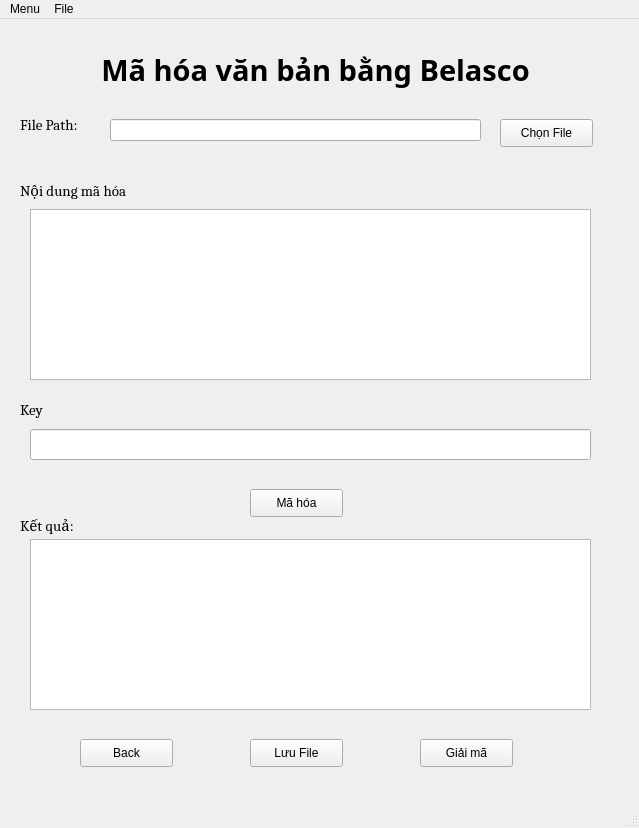
<?xml version="1.0" encoding="UTF-8"?>
<ui version="4.0">
 <class>MainWindow</class>
 <widget class="QMainWindow" name="MainWindow">
  <property name="geometry">
   <rect>
    <x>0</x>
    <y>0</y>
    <width>639</width>
    <height>828</height>
   </rect>
  </property>
  <property name="windowTitle">
   <string>MainWindow</string>
  </property>
  <widget class="QWidget" name="centralwidget">
   <widget class="QLabel" name="label">
    <property name="geometry">
     <rect>
      <x>60</x>
      <y>0</y>
      <width>511</width>
      <height>101</height>
     </rect>
    </property>
    <property name="font">
     <font>
      <family>Sitka Heading Semibold</family>
      <pointsize>22</pointsize>
      <weight>75</weight>
      <bold>true</bold>
     </font>
    </property>
    <property name="text">
     <string>Mã hóa văn bản bằng Belasco</string>
    </property>
    <property name="alignment">
     <set>Qt::AlignCenter</set>
    </property>
   </widget>
   <widget class="QLabel" name="label_2">
    <property name="geometry">
     <rect>
      <x>20</x>
      <y>90</y>
      <width>81</width>
      <height>31</height>
     </rect>
    </property>
    <property name="font">
     <font>
      <family>Cambria</family>
      <pointsize>11</pointsize>
      <weight>50</weight>
      <bold>false</bold>
     </font>
    </property>
    <property name="text">
     <string>File Path:</string>
    </property>
   </widget>
   <widget class="QLineEdit" name="EdtPath">
    <property name="geometry">
     <rect>
      <x>110</x>
      <y>100</y>
      <width>371</width>
      <height>22</height>
     </rect>
    </property>
   </widget>
   <widget class="QPushButton" name="btnChonFile">
    <property name="geometry">
     <rect>
      <x>500</x>
      <y>100</y>
      <width>93</width>
      <height>28</height>
     </rect>
    </property>
    <property name="font">
     <font>
      <pointsize>9</pointsize>
     </font>
    </property>
    <property name="text">
     <string>Chọn File</string>
    </property>
   </widget>
   <widget class="QLabel" name="label_3">
    <property name="geometry">
     <rect>
      <x>20</x>
      <y>150</y>
      <width>171</width>
      <height>41</height>
     </rect>
    </property>
    <property name="font">
     <font>
      <family>Cambria</family>
      <pointsize>11</pointsize>
      <weight>50</weight>
      <bold>false</bold>
     </font>
    </property>
    <property name="text">
     <string>Nội dung mã hóa</string>
    </property>
   </widget>
   <widget class="QPushButton" name="btnMaHoaBelasco">
    <property name="geometry">
     <rect>
      <x>250</x>
      <y>470</y>
      <width>93</width>
      <height>28</height>
     </rect>
    </property>
    <property name="font">
     <font>
      <pointsize>9</pointsize>
     </font>
    </property>
    <property name="text">
     <string>Mã hóa</string>
    </property>
   </widget>
   <widget class="QLabel" name="label_4">
    <property name="geometry">
     <rect>
      <x>20</x>
      <y>490</y>
      <width>141</width>
      <height>31</height>
     </rect>
    </property>
    <property name="font">
     <font>
      <family>Cambria</family>
      <pointsize>11</pointsize>
      <weight>50</weight>
      <bold>false</bold>
     </font>
    </property>
    <property name="text">
     <string>Kết quả:</string>
    </property>
   </widget>
   <widget class="QPushButton" name="btnSave">
    <property name="geometry">
     <rect>
      <x>250</x>
      <y>720</y>
      <width>93</width>
      <height>28</height>
     </rect>
    </property>
    <property name="font">
     <font>
      <pointsize>9</pointsize>
     </font>
    </property>
    <property name="text">
     <string>Lưu File</string>
    </property>
   </widget>
   <widget class="QPushButton" name="btnBack">
    <property name="geometry">
     <rect>
      <x>80</x>
      <y>720</y>
      <width>93</width>
      <height>28</height>
     </rect>
    </property>
    <property name="font">
     <font>
      <pointsize>9</pointsize>
     </font>
    </property>
    <property name="text">
     <string>Back</string>
    </property>
   </widget>
   <widget class="QPushButton" name="btnGiaiMaBelasco">
    <property name="geometry">
     <rect>
      <x>420</x>
      <y>720</y>
      <width>93</width>
      <height>28</height>
     </rect>
    </property>
    <property name="font">
     <font>
      <pointsize>9</pointsize>
     </font>
    </property>
    <property name="text">
     <string>Giải mã</string>
    </property>
   </widget>
   <widget class="QTextEdit" name="result">
    <property name="geometry">
     <rect>
      <x>30</x>
      <y>520</y>
      <width>561</width>
      <height>171</height>
     </rect>
    </property>
   </widget>
   <widget class="QLabel" name="label_5">
    <property name="geometry">
     <rect>
      <x>20</x>
      <y>370</y>
      <width>41</width>
      <height>41</height>
     </rect>
    </property>
    <property name="font">
     <font>
      <family>Cambria</family>
      <pointsize>11</pointsize>
      <weight>50</weight>
      <bold>false</bold>
     </font>
    </property>
    <property name="text">
     <string>Key</string>
    </property>
   </widget>
   <widget class="QLineEdit" name="lineEdit">
    <property name="geometry">
     <rect>
      <x>30</x>
      <y>410</y>
      <width>561</width>
      <height>31</height>
     </rect>
    </property>
   </widget>
   <widget class="QTextEdit" name="input">
    <property name="geometry">
     <rect>
      <x>30</x>
      <y>190</y>
      <width>561</width>
      <height>171</height>
     </rect>
    </property>
   </widget>
  </widget>
  <widget class="QMenuBar" name="menubar">
   <property name="geometry">
    <rect>
     <x>0</x>
     <y>0</y>
     <width>639</width>
     <height>26</height>
    </rect>
   </property>
   <widget class="QMenu" name="menuFile">
    <property name="title">
     <string>File</string>
    </property>
    <addaction name="actionOpen_File"/>
    <addaction name="actionSave_File"/>
    <addaction name="separator"/>
   </widget>
   <widget class="QMenu" name="menuMenu">
    <property name="title">
     <string>Menu</string>
    </property>
    <addaction name="actionMa_Hoa"/>
    <addaction name="actionGiai_Ma"/>
    <addaction name="separator"/>
    <addaction name="actionExit_2"/>
   </widget>
   <addaction name="menuMenu"/>
   <addaction name="menuFile"/>
  </widget>
  <widget class="QStatusBar" name="statusbar"/>
  <action name="actionOpen_File">
   <property name="text">
    <string>Open File</string>
   </property>
  </action>
  <action name="actionSave_File">
   <property name="text">
    <string>Save File</string>
   </property>
  </action>
  <action name="actionExit">
   <property name="text">
    <string>Exit</string>
   </property>
  </action>
  <action name="actionMa_Hoa">
   <property name="text">
    <string>Mã hóa</string>
   </property>
  </action>
  <action name="actionGiai_Ma">
   <property name="text">
    <string>Giải mã</string>
   </property>
  </action>
  <action name="actionExit_2">
   <property name="text">
    <string>Exit</string>
   </property>
  </action>
 </widget>
 <resources/>
 <connections/>
</ui>
